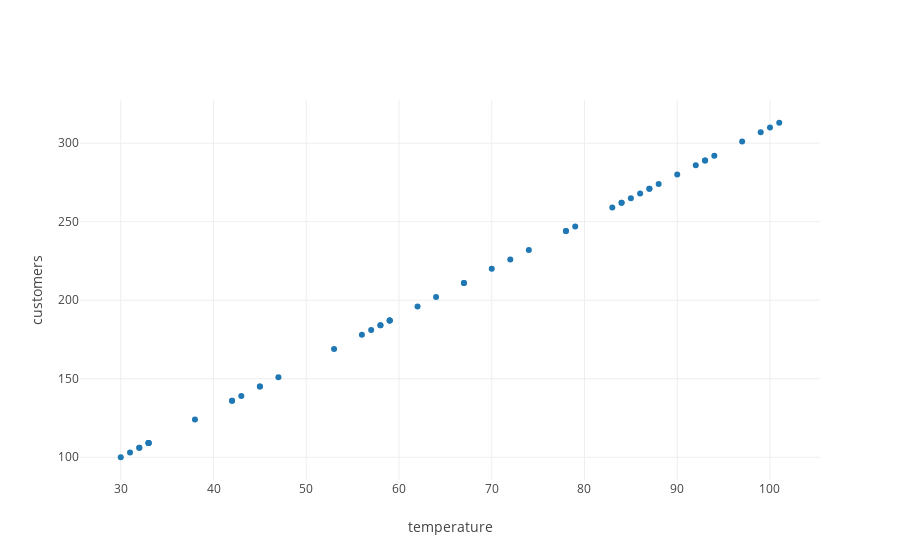

Notebook code cell kept with this figure:
### Code cell
from graph import trace_values, plot
data_trace = trace_values(random_temperatures, customers, name = 'actual')


layout = {'yaxis': {'title': 'customers'}, 'xaxis': {'title': 'temperature'}}
plot([data_trace], layout = layout)

### Figure 1 — Plotly figure (JSON) as saved in the notebook; plotly's stock layout.template omitted (floating-point values rounded to 4 significant figures)
{"data": [{"mode": "markers", "name": "actual", "text": [], "type": "scatter", "uid": "011bb25f-6d01-41f9-9d1a-61dc1d6f14b1", "x": [47, 38, 62, 45, 93, 87, 90, 78, 56, 42, 92, 33, 79, 85, 30, 87, 64, 59, 43, 70, 33, 32, 33, 99, 31, 78, 57, 84, 33, 97, 58, 86, 93, 100, 59, 74, 59, 58, 88, 67, 32, 83, 101, 42, 53, 67, 45, 72, 94, 84], "y": [151, 124, 196, 145, 289, 271, 280, 244, 178, 136, 286, 109, 247, 265, 100, 271, 202, 187, 139, 220, 109, 106, 109, 307, 103, 244, 181, 262, 109, 301, 184, 268, 289, 310, 187, 232, 187, 184, 274, 211, 106, 259, 313, 136, 169, 211, 145, 226, 292, 262]}], "layout": {"autosize": true, "xaxis": {"autorange": true, "range": [25.65, 105.3], "title": {"text": "temperature"}, "type": "linear"}, "yaxis": {"autorange": true, "range": [84.4, 328.6], "title": {"text": "customers"}, "type": "linear"}}}
